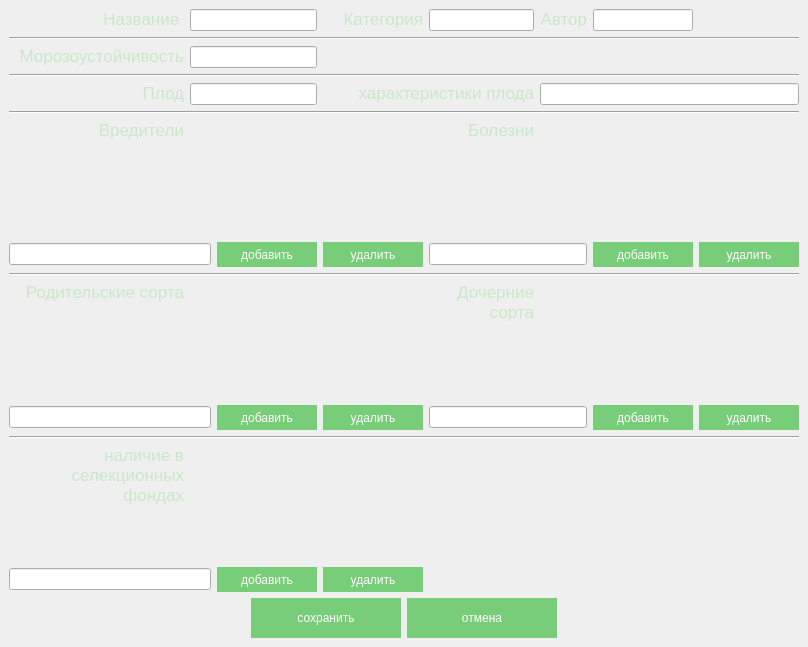
<?xml version="1.0" encoding="UTF-8"?>
<ui version="4.0">
 <class>Dialog</class>
 <widget class="QDialog" name="Dialog">
  <property name="geometry">
   <rect>
    <x>0</x>
    <y>0</y>
    <width>808</width>
    <height>647</height>
   </rect>
  </property>
  <property name="windowTitle">
   <string>Dialog</string>
  </property>
  <property name="styleSheet">
   <string notr="true">#widget{background-image:url(back3.jpg);}
QLabel{font-size:17px; color:rgb(202, 231, 201);}
QListWidget{
	background-color: transparent;
	border: none;
	color: rgb(255,255,255);
}


QScrollBar::Vertical{
	background-color:rgba(85, 170, 127, 0.4);
	border:none;
	width:10px;

	
}
QScrollBar::handle::Vertical{
	background-color: rgba(131, 255, 112, 0.8);
	height:100px;
	min-height: 50px;
}
QScrollBar::add-line::vertical{
	border:none;
	background:none;
}
QScrollBar::sub-line::vertical{
	border:none;
	background:none;
}

QScrollBar::handle::Vertical::hover{
	background-color:rgba(0, 170, 0, 1);
}
QScrollBar::handle::Vertical::pressed{
	background-color:rgba(0, 170, 127,0.8);
}

QScrollBar::add-Page::vertical,QScrollBar::sub-Page::vertical{
	background:none;
}
QScrollBar::up-arrow::vertical,QScrollBar::down-arrow::vertical{
	background:none;
}
QPushButton{
	background-color:rgba(0, 170, 0, 0.5);
	border:none;
	color: white;
}
QPushButton::hover{
	background-color: rgba(131, 255, 112, 0.5);
	border:none;
	color: white;
}
QPushButton::pressed{
	background-color:rgba(0, 170, 127,1);
	border:none;
	color: white;
}</string>
  </property>
  <layout class="QHBoxLayout" name="horizontalLayout_2">
   <property name="spacing">
    <number>0</number>
   </property>
   <property name="leftMargin">
    <number>0</number>
   </property>
   <property name="topMargin">
    <number>0</number>
   </property>
   <property name="rightMargin">
    <number>0</number>
   </property>
   <property name="bottomMargin">
    <number>0</number>
   </property>
   <item>
    <widget class="QWidget" name="widget" native="true">
     <layout class="QHBoxLayout" name="horizontalLayout_3">
      <item>
       <layout class="QVBoxLayout" name="verticalLayout">
        <item>
         <layout class="QGridLayout" name="gridLayout">
          <item row="0" column="3">
           <widget class="QLabel" name="label_3">
            <property name="text">
             <string>Категория</string>
            </property>
            <property name="alignment">
             <set>Qt::AlignRight|Qt::AlignTop|Qt::AlignTrailing</set>
            </property>
           </widget>
          </item>
          <item row="0" column="5">
           <widget class="QLabel" name="label">
            <property name="text">
             <string>Автор</string>
            </property>
            <property name="alignment">
             <set>Qt::AlignRight|Qt::AlignTop|Qt::AlignTrailing</set>
            </property>
           </widget>
          </item>
          <item row="8" column="6">
           <widget class="QPushButton" name="add_sick_button">
            <property name="minimumSize">
             <size>
              <width>100</width>
              <height>25</height>
             </size>
            </property>
            <property name="maximumSize">
             <size>
              <width>100</width>
              <height>16777215</height>
             </size>
            </property>
            <property name="text">
             <string>добавить</string>
            </property>
           </widget>
          </item>
          <item row="0" column="4">
           <widget class="QLineEdit" name="category_input"/>
          </item>
          <item row="12" column="0">
           <widget class="QLabel" name="label_9">
            <property name="text">
             <string>Родительские сорта</string>
            </property>
            <property name="alignment">
             <set>Qt::AlignRight|Qt::AlignTop|Qt::AlignTrailing</set>
            </property>
            <property name="wordWrap">
             <bool>true</bool>
            </property>
           </widget>
          </item>
          <item row="5" column="3" colspan="2">
           <widget class="QLabel" name="label_7">
            <property name="text">
             <string>характеристики плода</string>
            </property>
            <property name="alignment">
             <set>Qt::AlignRight|Qt::AlignTop|Qt::AlignTrailing</set>
            </property>
           </widget>
          </item>
          <item row="7" column="1" colspan="3">
           <widget class="QListWidget" name="list_insects">
            <property name="minimumSize">
             <size>
              <width>0</width>
              <height>100</height>
             </size>
            </property>
           </widget>
          </item>
          <item row="7" column="5" colspan="3">
           <widget class="QListWidget" name="list_sicks">
            <property name="minimumSize">
             <size>
              <width>0</width>
              <height>100</height>
             </size>
            </property>
           </widget>
          </item>
          <item row="12" column="1" colspan="3">
           <widget class="QListWidget" name="list_parents">
            <property name="minimumSize">
             <size>
              <width>0</width>
              <height>100</height>
             </size>
            </property>
           </widget>
          </item>
          <item row="13" column="7">
           <widget class="QPushButton" name="delete_child_button">
            <property name="minimumSize">
             <size>
              <width>100</width>
              <height>25</height>
             </size>
            </property>
            <property name="maximumSize">
             <size>
              <width>100</width>
              <height>16777215</height>
             </size>
            </property>
            <property name="text">
             <string>удалить</string>
            </property>
           </widget>
          </item>
          <item row="0" column="0">
           <widget class="QLabel" name="label_2">
            <property name="text">
             <string>Название </string>
            </property>
            <property name="alignment">
             <set>Qt::AlignRight|Qt::AlignTop|Qt::AlignTrailing</set>
            </property>
           </widget>
          </item>
          <item row="18" column="3">
           <widget class="QPushButton" name="delete_fond_button">
            <property name="minimumSize">
             <size>
              <width>100</width>
              <height>25</height>
             </size>
            </property>
            <property name="maximumSize">
             <size>
              <width>100</width>
              <height>16777215</height>
             </size>
            </property>
            <property name="text">
             <string>удалить</string>
            </property>
           </widget>
          </item>
          <item row="4" column="0" colspan="8">
           <widget class="Line" name="line_3">
            <property name="orientation">
             <enum>Qt::Horizontal</enum>
            </property>
           </widget>
          </item>
          <item row="8" column="4" colspan="2">
           <widget class="QLineEdit" name="sick_input"/>
          </item>
          <item row="8" column="2">
           <widget class="QPushButton" name="add_insect_button">
            <property name="minimumSize">
             <size>
              <width>100</width>
              <height>25</height>
             </size>
            </property>
            <property name="maximumSize">
             <size>
              <width>100</width>
              <height>16777215</height>
             </size>
            </property>
            <property name="text">
             <string>добавить</string>
            </property>
           </widget>
          </item>
          <item row="16" column="1" colspan="3">
           <widget class="QListWidget" name="list_foundations"/>
          </item>
          <item row="8" column="7">
           <widget class="QPushButton" name="delete_sick_button">
            <property name="minimumSize">
             <size>
              <width>100</width>
              <height>25</height>
             </size>
            </property>
            <property name="maximumSize">
             <size>
              <width>100</width>
              <height>16777215</height>
             </size>
            </property>
            <property name="text">
             <string>удалить</string>
            </property>
           </widget>
          </item>
          <item row="8" column="0" colspan="2">
           <widget class="QLineEdit" name="insect_input"/>
          </item>
          <item row="8" column="3">
           <widget class="QPushButton" name="delete_insect_button">
            <property name="minimumSize">
             <size>
              <width>100</width>
              <height>25</height>
             </size>
            </property>
            <property name="maximumSize">
             <size>
              <width>100</width>
              <height>16777215</height>
             </size>
            </property>
            <property name="text">
             <string>удалить</string>
            </property>
           </widget>
          </item>
          <item row="1" column="0" colspan="8">
           <widget class="Line" name="line_2">
            <property name="orientation">
             <enum>Qt::Horizontal</enum>
            </property>
           </widget>
          </item>
          <item row="5" column="1" colspan="2">
           <widget class="QLineEdit" name="fruit_input"/>
          </item>
          <item row="5" column="5" colspan="3">
           <widget class="QLineEdit" name="fruit_feature_input"/>
          </item>
          <item row="13" column="3">
           <widget class="QPushButton" name="delete_parent_button">
            <property name="minimumSize">
             <size>
              <width>100</width>
              <height>25</height>
             </size>
            </property>
            <property name="maximumSize">
             <size>
              <width>100</width>
              <height>16777215</height>
             </size>
            </property>
            <property name="text">
             <string>удалить</string>
            </property>
           </widget>
          </item>
          <item row="13" column="0" colspan="2">
           <widget class="QLineEdit" name="parent_input"/>
          </item>
          <item row="18" column="2">
           <widget class="QPushButton" name="add_fond_button">
            <property name="minimumSize">
             <size>
              <width>100</width>
              <height>25</height>
             </size>
            </property>
            <property name="maximumSize">
             <size>
              <width>100</width>
              <height>16777215</height>
             </size>
            </property>
            <property name="text">
             <string>добавить</string>
            </property>
           </widget>
          </item>
          <item row="7" column="4">
           <widget class="QLabel" name="label_8">
            <property name="text">
             <string>Болезни</string>
            </property>
            <property name="alignment">
             <set>Qt::AlignRight|Qt::AlignTop|Qt::AlignTrailing</set>
            </property>
           </widget>
          </item>
          <item row="3" column="0">
           <widget class="QLabel" name="label_5">
            <property name="text">
             <string>Морозоустойчивость</string>
            </property>
            <property name="alignment">
             <set>Qt::AlignRight|Qt::AlignTop|Qt::AlignTrailing</set>
            </property>
           </widget>
          </item>
          <item row="6" column="0" colspan="8">
           <widget class="Line" name="line_4">
            <property name="orientation">
             <enum>Qt::Horizontal</enum>
            </property>
           </widget>
          </item>
          <item row="7" column="0">
           <widget class="QLabel" name="label_4">
            <property name="text">
             <string>Вредители</string>
            </property>
            <property name="alignment">
             <set>Qt::AlignRight|Qt::AlignTop|Qt::AlignTrailing</set>
            </property>
           </widget>
          </item>
          <item row="16" column="0">
           <widget class="QLabel" name="label_11">
            <property name="text">
             <string>наличие в селекционных фондах</string>
            </property>
            <property name="alignment">
             <set>Qt::AlignRight|Qt::AlignTop|Qt::AlignTrailing</set>
            </property>
            <property name="wordWrap">
             <bool>true</bool>
            </property>
           </widget>
          </item>
          <item row="13" column="2">
           <widget class="QPushButton" name="add_parent_button">
            <property name="minimumSize">
             <size>
              <width>100</width>
              <height>25</height>
             </size>
            </property>
            <property name="maximumSize">
             <size>
              <width>100</width>
              <height>16777215</height>
             </size>
            </property>
            <property name="text">
             <string>добавить</string>
            </property>
           </widget>
          </item>
          <item row="3" column="1" colspan="2">
           <widget class="QLineEdit" name="frost_resistance_input"/>
          </item>
          <item row="18" column="0" colspan="2">
           <widget class="QLineEdit" name="fond_input"/>
          </item>
          <item row="5" column="0">
           <widget class="QLabel" name="label_6">
            <property name="text">
             <string>Плод</string>
            </property>
            <property name="alignment">
             <set>Qt::AlignRight|Qt::AlignTop|Qt::AlignTrailing</set>
            </property>
           </widget>
          </item>
          <item row="9" column="0" colspan="8">
           <widget class="Line" name="line">
            <property name="orientation">
             <enum>Qt::Horizontal</enum>
            </property>
           </widget>
          </item>
          <item row="13" column="4" colspan="2">
           <widget class="QLineEdit" name="child_input"/>
          </item>
          <item row="12" column="5" colspan="3">
           <widget class="QListWidget" name="list_children"/>
          </item>
          <item row="13" column="6">
           <widget class="QPushButton" name="add_child_button">
            <property name="minimumSize">
             <size>
              <width>100</width>
              <height>25</height>
             </size>
            </property>
            <property name="maximumSize">
             <size>
              <width>100</width>
              <height>16777215</height>
             </size>
            </property>
            <property name="text">
             <string>добавить</string>
            </property>
           </widget>
          </item>
          <item row="0" column="1" colspan="2">
           <widget class="QLineEdit" name="name_input"/>
          </item>
          <item row="12" column="4">
           <widget class="QLabel" name="label_10">
            <property name="text">
             <string>Дочерние сорта</string>
            </property>
            <property name="alignment">
             <set>Qt::AlignRight|Qt::AlignTop|Qt::AlignTrailing</set>
            </property>
            <property name="wordWrap">
             <bool>true</bool>
            </property>
           </widget>
          </item>
          <item row="14" column="0" colspan="8">
           <widget class="Line" name="line_5">
            <property name="orientation">
             <enum>Qt::Horizontal</enum>
            </property>
           </widget>
          </item>
          <item row="0" column="6">
           <widget class="QLineEdit" name="autor_input"/>
          </item>
         </layout>
        </item>
        <item>
         <layout class="QHBoxLayout" name="horizontalLayout">
          <item>
           <spacer name="horizontalSpacer">
            <property name="orientation">
             <enum>Qt::Horizontal</enum>
            </property>
            <property name="sizeHint" stdset="0">
             <size>
              <width>40</width>
              <height>20</height>
             </size>
            </property>
           </spacer>
          </item>
          <item>
           <widget class="QPushButton" name="save_button">
            <property name="minimumSize">
             <size>
              <width>150</width>
              <height>40</height>
             </size>
            </property>
            <property name="maximumSize">
             <size>
              <width>100</width>
              <height>16777215</height>
             </size>
            </property>
            <property name="text">
             <string>сохранить</string>
            </property>
           </widget>
          </item>
          <item>
           <widget class="QPushButton" name="exit_button">
            <property name="minimumSize">
             <size>
              <width>150</width>
              <height>40</height>
             </size>
            </property>
            <property name="maximumSize">
             <size>
              <width>100</width>
              <height>16777215</height>
             </size>
            </property>
            <property name="text">
             <string>отмена</string>
            </property>
           </widget>
          </item>
          <item>
           <spacer name="horizontalSpacer_2">
            <property name="orientation">
             <enum>Qt::Horizontal</enum>
            </property>
            <property name="sizeHint" stdset="0">
             <size>
              <width>40</width>
              <height>20</height>
             </size>
            </property>
           </spacer>
          </item>
         </layout>
        </item>
       </layout>
      </item>
     </layout>
    </widget>
   </item>
  </layout>
 </widget>
 <resources/>
 <connections/>
</ui>
